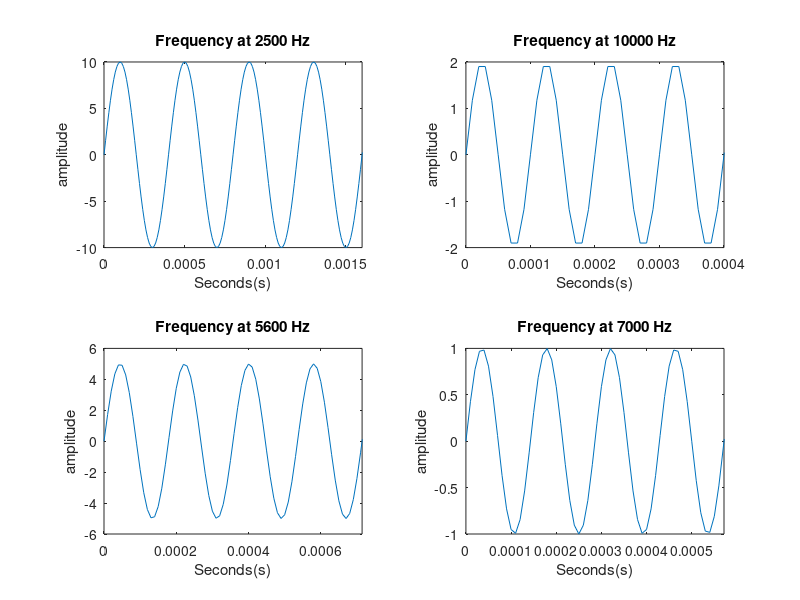
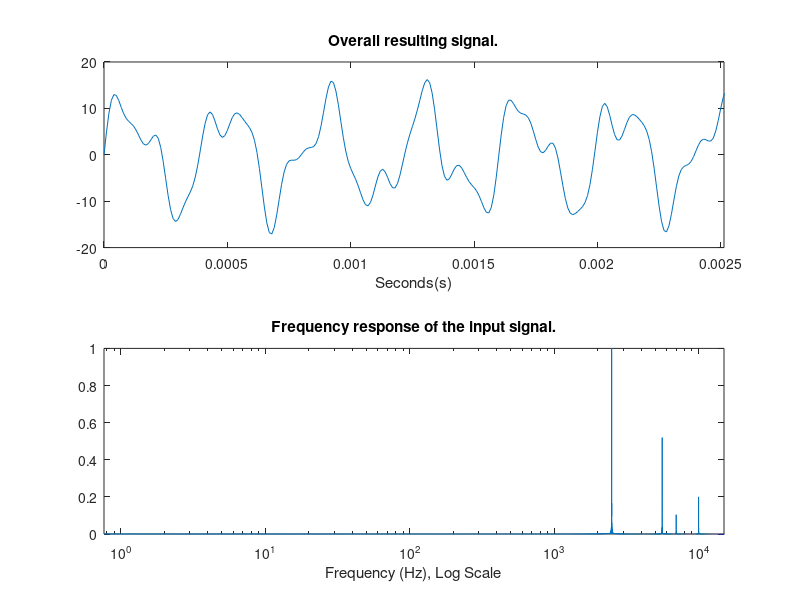
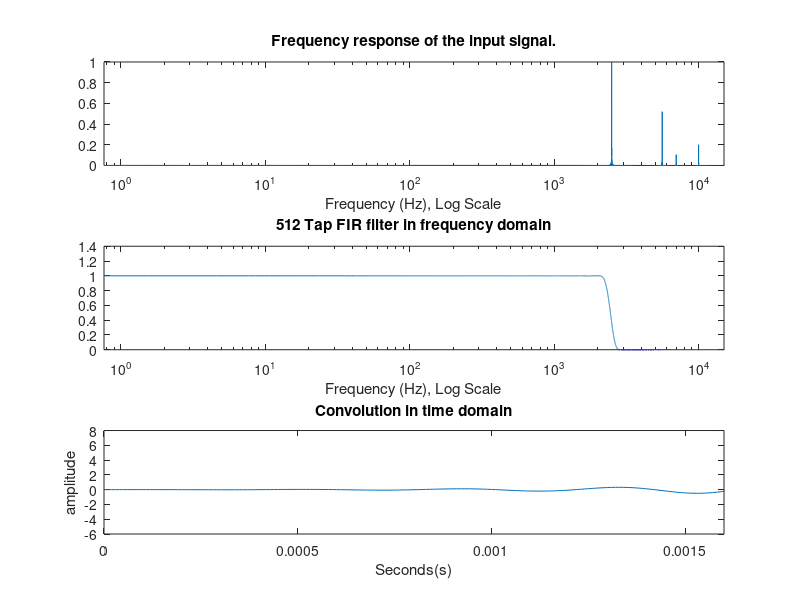

Recreate these plots in MATLAB, in order. (Note: this script raises an error after producing the figures.)
clc 
clear;
close all

Fs = 100000; %Sampling frequency (Hz).
Ts = 1/Fs; %Sampling period (S).
t = 0:Ts:1-Ts; %Duration of the signal(/s).

%Scale factor for different frequencies.
%Note: keep the scales below 0.1.
k1 = 0.025;
k2 = 0.1; 
k3 = 0.056;
k4 = 0.07; 

%Different frequencies in our signal.
f1 = Fs*k1;
f2 = Fs*k2;
f3 = Fs*k3;
f4 = Fs*k4;

max_f = max([f1 f2 f3 f4]); %Finds the largest value out of the 4 frequencies.
scaler = (2*pi)/max_f;

%Amplitudes for each signal.
A = 10;
B = 2;
C = 5;
D = 1;

%Individual signals.
y1 = A*(sin(2*pi*f1*t));
y2 = B*(sin(2*pi*f2*t));
y3 = C*(sin(2*pi*f3*t));
y4 = D*(sin(2*pi*f4*t));

%Combined signal.
yt = y1+y2+y3+y4;

%To make that our fft ends up looking correctly we need to give the fft a
%length that is = 2^x; where x = is any integer.
nfft = length(yt);
nfft2 = 2^nextpow2(nfft);

%Perform FFT
y_freq = fft(yt,nfft2); %FFT gives magnitude and phase.
y_freq = y_freq(1:nfft2/2); %Only want to see the +ve frequencies.

norm_x = Fs.*(0:(nfft2/2-1))/nfft2; %Normalize the x axis (frequency).   

%========================Plotting the component waves.=====================
figure(1);
subplot(2,2,1)
plot(t,y1);
title_str = sprintf('Frequency at %d Hz', f1);
ylabel('amplitude')
xlabel('Seconds(s)')
title(title_str)
xlim([0 (4/f1)])

subplot(2,2,2)
plot(t,y2);
title_str = sprintf('Frequency at %d Hz', f2);
ylabel('amplitude')
xlabel('Seconds(s)')
title(title_str)
xlim([0 (4/f2)])

subplot(2,2,3)
plot(t,y3);
title_str = sprintf('Frequency at %d Hz', f3);
ylabel('amplitude')
xlabel('Seconds(s)')
title(title_str)
xlim([0 (4/f3)])

subplot(2,2,4)
plot(t,y4);
title_str = sprintf('Frequency at %d Hz', f4);
ylabel('amplitude')
xlabel('Seconds(s)')
title(title_str)
xlim([0 (4/f4)])

%========================Plotting the overall wave.========================
figure(2)
subplot(2,1,1)
plot(t,yt);
title('Overall resulting signal.')
xlabel('Seconds(s)')
xlim([0 4*scaler])

subplot(2,1,2)
semilogx(norm_x, abs(y_freq/(max(y_freq)))); %Only want the magnitude from the fft obj.
title('Frequency response of the input signal.')
xlabel('Frequency (Hz), Log Scale')
xlim([0 1.5*max_f])

cut_off_freq = f1/(Fs/2); %Have to normalize the cutoff frequency with Nyquist.
order = 512; %64 tap filter.

lp_fil = fir1(order,cut_off_freq); % Get the low pass filter output.

con = conv(yt,lp_fil); %Convolution.
lp_fil_freq = fft(lp_fil, nfft2); %Freq. convolution.
lp_fil_freq = lp_fil_freq(1:(nfft2/2));

freq_conv = lp_fil_freq.*y_freq;

%==========================Plotting the convolution results================
figure(3)
subplot(3,1,1)
semilogx(norm_x, abs(y_freq/max(y_freq)));
title('Frequency response of the input signal.')
xlabel('Frequency (Hz), Log Scale')
xlim([0 1.5*max_f])

subplot(3,1,2)
semilogx(norm_x, abs(lp_fil_freq));
title_str = sprintf('%d Tap FIR filter in frequency domain', order);
title(title_str)
xlabel('Frequency (Hz), Log Scale')
xlim([0 1.5*max_f])

subplot(3,1,3)
%Plotting the frequency domain convolution=================================
%semilogx(norm_x, abs(freq_conv)); %Plotting the remaining frequencies in a filtered wave.
%title('Convolution in frequency domain')
%xlabel('Frequency (Hz), Log Scale')
%xlim([0 1.5*max_f])

%Plotting the time domain convolution====================================
t_len = length(t);
plot(t, con(1:t_len));
title('Convolution in time domain')
ylabel('amplitude')
xlabel('Seconds(s)')
xlim([0 4/f1])

temp_arr = zeros(1, length(t));
temp_arr(1:length(lp_fil)) = lp_fil;

dataTable = table();
dataTable.time = transpose(t);
dataTable.fir = transpose(temp_arr);
dataTable.signal = transpose(yt);

writetable(dataTable, 'results.csv')
